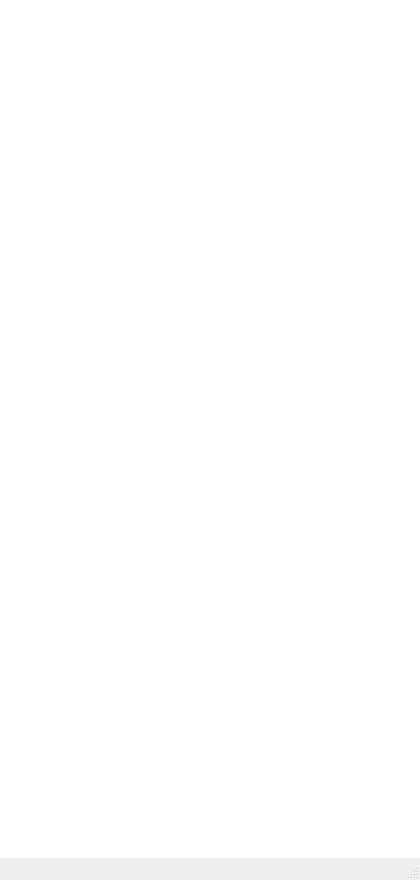
<?xml version="1.0" encoding="UTF-8"?>
<ui version="4.0">
 <class>inbrowser</class>
 <widget class="QMainWindow" name="inbrowser">
  <property name="geometry">
   <rect>
    <x>0</x>
    <y>0</y>
    <width>420</width>
    <height>880</height>
   </rect>
  </property>
  <property name="windowTitle">
   <string>MainWindow</string>
  </property>
  <property name="styleSheet">
   <string notr="true"> QScrollBar::vertical{
	width: 8px;
	background-color: #ffffff;
}
QScrollBar::handle:vertical{
	background: #c6c6c6;
	min-height: 45px;
	border-radius: 4px;
}
QScrollBar::handle:vertical:hover{
	background: #8b8b8b;
}
QScrollBar::add-line:vertical{
	height: 0;
}
QScrollBar::sub-line:vertical{
	height: 0;
}
QScrollBar::horizontal{
	height: 8px;
	background-color: #ffffff;
}
QScrollBar::handle:horizontal{
	background: #c6c6c6;
	min-width: 45px;
	border-radius: 4px;
}
QScrollBar::handle:horizontal:hover{
	background: #8b8b8b;
}
QScrollBar::add-line:horizontal{
	width: 0;
}
QScrollBar::sub-line:horizontal{
	height: 0;
}</string>
  </property>
  <widget class="QWidget" name="centralwidget">
   <property name="styleSheet">
    <string notr="true">background-color: #ffffff</string>
   </property>
   <layout class="QVBoxLayout" name="verticalLayout">
    <property name="spacing">
     <number>0</number>
    </property>
    <property name="leftMargin">
     <number>0</number>
    </property>
    <property name="topMargin">
     <number>0</number>
    </property>
    <property name="rightMargin">
     <number>0</number>
    </property>
    <property name="bottomMargin">
     <number>0</number>
    </property>
    <item>
     <widget class="QWidget" name="widget_navbar" native="true">
      <property name="minimumSize">
       <size>
        <width>0</width>
        <height>40</height>
       </size>
      </property>
      <property name="maximumSize">
       <size>
        <width>16777215</width>
        <height>40</height>
       </size>
      </property>
      <property name="styleSheet">
       <string notr="true">#widget_navbar QPushButton {
	font-family: iconfont;
	font-size: 12pt;
	color: #646464;
	min-width: 36;
	height: 40;
	border: none;
}
#widget_navbar QPushButton:disabled {
	color: #dddddd;
}
#widget_navbar QPushButton:hover {
	background-color: #f3f3f3;
}</string>
      </property>
      <layout class="QHBoxLayout" name="horizontalLayout" stretch="0,0,0,1,0">
       <property name="spacing">
        <number>0</number>
       </property>
       <property name="leftMargin">
        <number>0</number>
       </property>
       <property name="topMargin">
        <number>0</number>
       </property>
       <property name="rightMargin">
        <number>0</number>
       </property>
       <property name="bottomMargin">
        <number>0</number>
       </property>
       <item>
        <widget class="QPushButton" name="pushButton_prev">
         <property name="cursor">
          <cursorShape>PointingHandCursor</cursorShape>
         </property>
         <property name="toolTip">
          <string>后退</string>
         </property>
         <property name="text">
          <string/>
         </property>
        </widget>
       </item>
       <item>
        <widget class="QPushButton" name="pushButton_next">
         <property name="cursor">
          <cursorShape>PointingHandCursor</cursorShape>
         </property>
         <property name="toolTip">
          <string>前进</string>
         </property>
         <property name="text">
          <string/>
         </property>
        </widget>
       </item>
       <item>
        <widget class="QLabel" name="label_icon">
         <property name="minimumSize">
          <size>
           <width>0</width>
           <height>0</height>
          </size>
         </property>
         <property name="styleSheet">
          <string notr="true">margin: 0 5px;</string>
         </property>
         <property name="text">
          <string/>
         </property>
        </widget>
       </item>
       <item>
        <widget class="QLabel" name="label_title">
         <property name="text">
          <string/>
         </property>
        </widget>
       </item>
       <item>
        <widget class="QPushButton" name="pushButton_more">
         <property name="cursor">
          <cursorShape>PointingHandCursor</cursorShape>
         </property>
         <property name="toolTip">
          <string>更多</string>
         </property>
         <property name="text">
          <string/>
         </property>
        </widget>
       </item>
      </layout>
     </widget>
    </item>
    <item>
     <widget class="QWidget" name="widget_content" native="true">
      <layout class="QVBoxLayout" name="verticalLayout_content">
       <property name="spacing">
        <number>0</number>
       </property>
       <property name="leftMargin">
        <number>0</number>
       </property>
       <property name="topMargin">
        <number>0</number>
       </property>
       <property name="rightMargin">
        <number>0</number>
       </property>
       <property name="bottomMargin">
        <number>0</number>
       </property>
      </layout>
     </widget>
    </item>
   </layout>
  </widget>
  <widget class="QMenuBar" name="menubar">
   <property name="geometry">
    <rect>
     <x>0</x>
     <y>0</y>
     <width>420</width>
     <height>21</height>
    </rect>
   </property>
  </widget>
  <widget class="QStatusBar" name="statusbar"/>
 </widget>
 <resources/>
 <connections/>
</ui>
